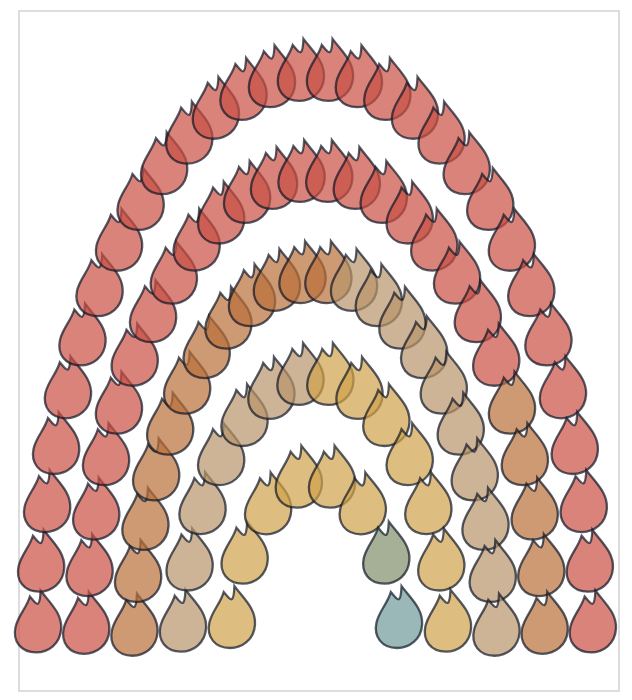

The specification (Vega-Lite) saved for this image:
### Vega-Lite specification from a JSON file in a GitHub repository (floating-point values rounded to 4 significant figures)
{"$schema": "https://vega.github.io/schema/vega-lite/v5.json", "width": "container", "height": 340, "data": {"sequence": {"start": 0, "stop": 100, "as": "i"}}, "transform": [{"calculate": "datum.i < 51 ? 'NSW' : datum.i < 68 ? 'QLD' : datum.i < 85 ? 'WA' : datum.i < 98 ? 'NT' : datum.i < 99 ? 'SA' : 'VIC'", "as": "state"}, {"calculate": "datum.state === 'NSW' ? '101,569 detections - 51%' : datum.state === 'QLD' ? '34,158 detections - 17%' : datum.state === 'WA' ? '33,964 detections - 17%' : datum.state === 'NT' ? '26,037 detections - 13%' : datum.state === 'SA' ? '2,834 detections - 1.4%' : '845 detections - 0.4%'", "as": "detail"}, {"calculate": "datum.i < 30 ? 0 : datum.i < 56 ? 1 : datum.i < 78 ? 2 : datum.i < 92 ? 3 : 4", "as": "ring"}, {"calculate": "datum.i < 30 ? datum.i : datum.i < 56 ? datum.i - 30 : datum.i < 78 ? datum.i - 56 : datum.i < 92 ? datum.i - 78 : datum.i - 92", "as": "seat"}, {"calculate": "datum.ring === 0 ? 30 : datum.ring === 1 ? 26 : datum.ring === 2 ? 22 : datum.ring === 3 ? 14 : 8", "as": "ring_count"}, {"calculate": "datum.ring === 0 ? 150 : datum.ring === 1 ? 124 : datum.ring === 2 ? 98 : datum.ring === 3 ? 72 : 46", "as": "radius"}, {"calculate": "3.141592653589793 - (datum.seat + 0.5) / datum.ring_count * 3.141592653589793", "as": "angle"}, {"calculate": "cos(datum.angle) * datum.radius", "as": "x_pos"}, {"calculate": "sin(datum.angle) * datum.radius", "as": "y_pos"}], "mark": {"type": "point", "shape": "M0,-1.35 C0.42,-0.78 0.96,-0.34 0.92,0.36 C0.88,1.05 0.34,1.42 -0.2,1.42 C-0.88,1.42 -1.26,0.92 -1.12,0.28 C-1.0,-0.24 -0.62,-0.58 -0.48,-1.08 C-0.2,-0.76 -0.04,-0.44 0,-1.35 Z", "filled": true, "size": 500, "stroke": "#111827", "strokeWidth": 1.15}, "encoding": {"x": {"field": "x_pos", "type": "quantitative", "scale": {"domain": [-162, 162]}, "axis": null}, "y": {"field": "y_pos", "type": "quantitative", "scale": {"domain": [-10, 165]}, "axis": null}, "color": {"field": "state", "type": "nominal", "scale": {"domain": ["NSW", "QLD", "WA", "NT", "SA", "VIC"], "range": ["#c94f44", "#b96f3a", "#b8956a", "#d0a34a", "#7f8f6a", "#6f9a9a"]}, "legend": null}, "tooltip": [{"field": "state", "title": "State"}, {"field": "detail", "title": "Share"}]}}
